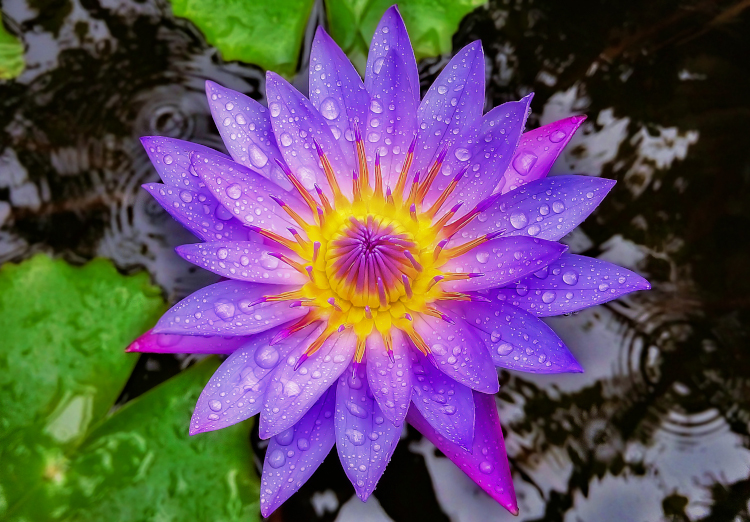
//> input picture Blue-Lotus.jpg, 750 x 522 px
$ ./main   (built with g++ and OpenCV 4)
//> lines starting //> are read from the running program, lines starting //| are printed output that depends on the picture
//
// Created by masuarez on 20/10/22.
//
#include <opencv2/opencv.hpp>
#include <cmath>
#include <iomanip>
#include <iostream>

using namespace cv;
using namespace std;

using namespace std;

void PrintMatValues(const Mat &mat, int size, String msg = "Check values") {
    cout << msg << endl;
    for (int i = 0; i < size; ++i) {
        for (int j = 0; j < size; ++j) {
            Point pt(i, j);
            cout << pt << ", " << mat.at<float>(pt) << "\t";
        }
        cout << endl;
    }
    cout << endl;
}

Mat FilterCreation(int size)
{
    // initialising standard deviation to 1.0
    double sigma = 0.3*((size-1)*0.5 - 1) + 0.8;
    double r, s = 2 * sigma * sigma;

    // sum is for normalization
    double sum = 0.0;

    // result
    Mat result = Mat::zeros(size, size, CV_32F);
    //PrintMatValues(result, size, "Check values 0");

    // generating size x size kernel
    for (int x = -size/2; x <= size/2; x++) {
        for (int y = -size/2; y <= size/2; y++) {
            r = sqrt(x * x + y * y);
            Point pt(x + size/2, y + size/2);
            result.at<float>(pt) = (exp(-(r * r) / s)) / (M_PI * s);
            sum += result.at<float>(pt);
        }
    }

    //PrintMatValues(result, size, "Check values 1");

    // normalization
    for (int i = 0; i < size; ++i) {
        for (int j = 0; j < size; ++j) {
            Point pt = Point(i, j);
            result.at<float>(pt) = result.at<float>(pt) / sum;
        }
    }

    //PrintMatValues(result, size, "Check values 2");
    return result.clone();
}

void ApplyGaussianBlur(const Mat& mat, Mat& dest, const Mat& kernel, int size) {
    //PrintMatValues(kernel, size, "Check values kernel");
    cout << "Apply gaussian blur size: " << size << endl;
    dest = Mat::zeros(mat.rows, mat.cols, mat.type());

    for (int x = 0; x < mat.rows; x++) {
        for (int y = 0; y < mat.cols; y++) {
            // Aplicamos kernel en el punto p con su vencidad N(q)
            if (x < size/2 || y < size/2 || (x >= mat.rows - size/2) || (y >= mat.cols - size/2)) {
                Vec3b intensity = mat.at<Vec3b>(x, y);
                dest.at<Vec3b>(x, y) = intensity;
                continue;
            }
            // Calculamos kernel
            double tc1, tc2, tc3;
            tc1 = tc2 = tc3 = 0.0;
            for (int i = -size/2; i <= size/2; i++) {
                for (int j = -size/2; j <= size/2; j++) {
                    // Obtenemos intensidad de color en la posición (x+i,y+j)
                    Vec3b q_intensity = mat.at<Vec3b>(x+i, y+j);
                    tc1 += q_intensity.val[0]/255.0 * kernel.at<float>(i+size/2, j+size/2);
                    tc2 += q_intensity.val[1]/255.0 * kernel.at<float>(i+size/2, j+size/2);
                    tc3 += q_intensity.val[2]/255.0 * kernel.at<float>(i+size/2, j+size/2);
                }
            }
            Vec3b intensity(tc1 * 255.0, tc2 * 255.0, tc3 * 255.0);
            dest.at<Vec3b>(x, y) = intensity;
        }
    }
}

void ApplyGaussianBlurAndShow(const Mat& image, int size)
{
    // Blur the image with 3x3 Gaussian kernel
    Mat cv_image_blurred;
    Mat custom_image_blurred;
    Mat kernel = FilterCreation(size);
    //PrintMatValues(kernel_3x3, 5, "Check values main");
    ApplyGaussianBlur(image, custom_image_blurred, kernel, size);
    GaussianBlur(image, cv_image_blurred, Size(size, size), 0);
    Mat kernel_cv = getGaussianKernel(size, 0);
    //PrintMatValues(kernel_cv, size, "Check cv kernel");

    // Window's names
    stringstream window_name_blurred_cv;
    stringstream window_name_blurred_custom;
    window_name_blurred_cv << "Lotus Blurred with " << size << " x " << size << " Gaussian Kernel";
    window_name_blurred_custom << "Lotus Blurred with " << size << " x " << size << " Gaussian Kernel (custom)";

    // Create windows with above names
    namedWindow(window_name_blurred_cv.str());
    namedWindow(window_name_blurred_custom.str());

    // Show our images inside the created windows.
    imshow(window_name_blurred_cv.str(), cv_image_blurred);
    imshow(window_name_blurred_custom.str(), custom_image_blurred);
}

int main()
{
    // Read image file
    Mat image = imread("../Blue-Lotus.jpg");
//> image is the input picture: 522 rows x 750 cols, CV_8UC3; mean B, G, R 96.1, 78.9, 96.9

    // Check for failure
    if (image.empty())
    {
        cout << "Could not open or find the image" << endl;
        cin.get(); // wait for any key press
        return -1;
    }

    cout << "Image channels: " << image.channels() << endl;
//| Image channels: 3
    cout << "Image dimensions: " << image.dims << endl;
//| Image dimensions: 2
    cout << "Image type: " << image.type() << endl;
//| Image type: 16
    cout << "Image size: " << image.size << endl;
//| Image size: 522 x 750
    double min, max;
    cv::minMaxLoc(image, &min, &max);
//> min = 0; max = 251
    cout << "Min value: " << min << endl;
//| Min value: 0
    cout << "Max value: " << max << endl;
//| Max value: 251

    // Windows original image
    String window_name = "Lotus";

    // Create window
    namedWindow(window_name);

    // Show original image
    imshow(window_name, image);

    // Blur the image with 3x3, 5x5 Gaussian kernel
    ApplyGaussianBlurAndShow(image, 3);
    ApplyGaussianBlurAndShow(image, 5);
    ApplyGaussianBlurAndShow(image, 9);
//> call 3 of ApplyGaussianBlur, with size = 9
//> after the loop in ApplyGaussianBlur (call 3), `for (int x = 0; x < mat.rows; x++)`:
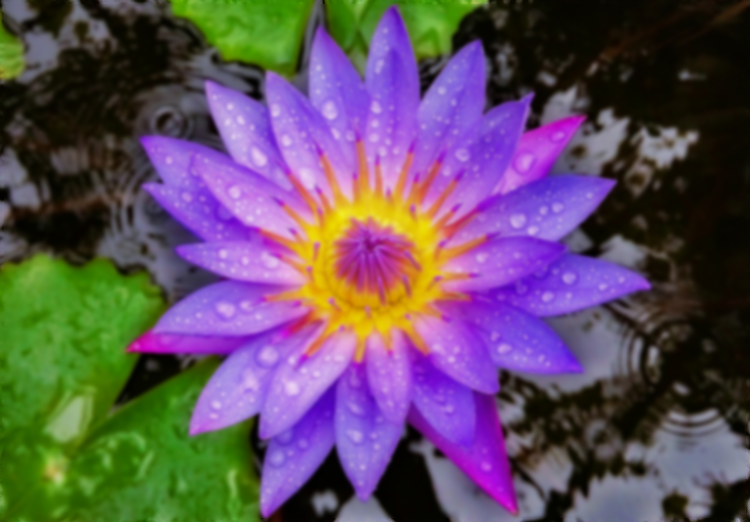
//> dest: 522 rows x 750 cols, CV_8UC3; mean B, G, R 95.6, 78.4, 96.4

    waitKey(0); // Wait stroke
    destroyAllWindows();

    return 0;
}
